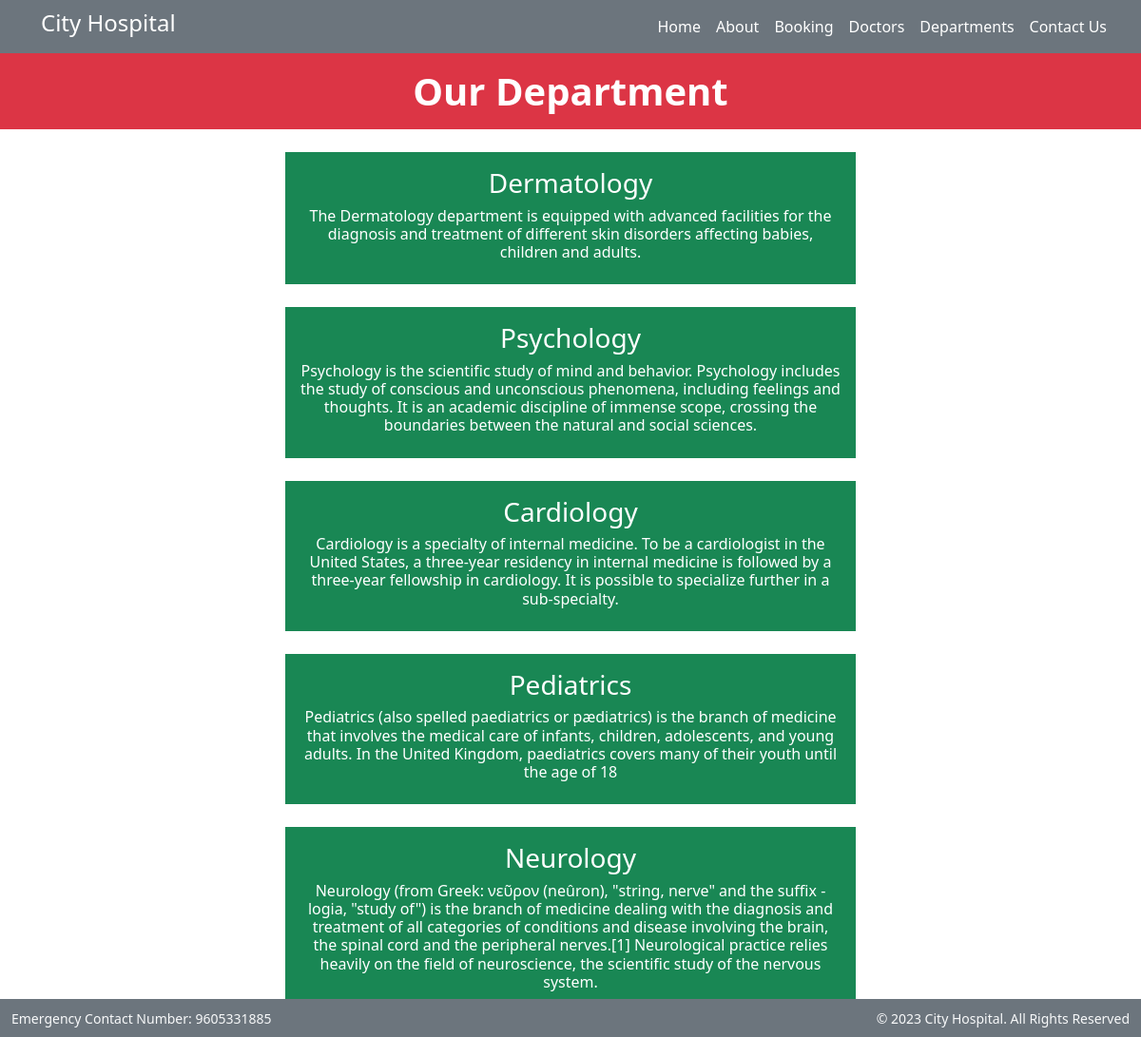
Page /department/ on the committed database.
### hospitalapp/models.py (models this page shows, shortened)
class Department(models.Model):
    Department_name = models.CharField(max_length=250)
    Department_des = models.TextField()

### hospitalapp/views.py (the view)
# urls.py: path('department/',views.department,name='department'),
def department(request):
    dict_dept={
        'dept':Department.objects.all()
    }
    return render(request,'department.html',dict_dept)

### templates/department.html
{% extends 'base.html' %}
{% block content %}
<h1 class="text-center bg-danger text-white p-3"><b>Our Department</b></h1>
{% for i in dept %}
<div class="mx-auto bg-success w-50 text-white p-3 m-4">
    <center>
         <h3>{{i.Department_name}}</h3>
        <h6>{{i.Department_des}}</h6>
    </center>
</div>
{% endfor %}
{% endblock %}

### rows in the picture
Department: Department_name "Dermatology", Department_des "The Dermatology department is equipped with advanced facilities for the diagnosis and treatment of different skin disorders affecting babies, children and adults."
Department: Department_name "Psychology", Department_des "Psychology is the scientific study of mind and behavior. Psychology includes the study of conscious and unconscious phenomena, including feelings and thoughts. It is an academic discipline of immense scope, crossing the boundaries between the natural and social sciences."
Department: Department_name "Cardiology", Department_des "Cardiology is a specialty of internal medicine. To be a cardiologist in the United States, a three-year residency in internal medicine is followed by a three-year fellowship in cardiology. It is possible to specialize further in a sub-specialty."
Department: Department_name "Pediatrics", Department_des "Pediatrics (also spelled paediatrics or pædiatrics) is the branch of medicine that involves the medical care of infants, children, adolescents, and young adults. In the United Kingdom, paediatrics covers many of their youth until the age of 18"
Department: Department_name "Neurology", Department_des "Neurology (from Greek: νεῦρον (neûron), \"string, nerve\" and the suffix -logia, \"study of\") is the branch of medicine dealing with the diagnosis and treatment of all categories of conditions and disease involving the brain, the spinal cord and the peripheral nerves.[1] Neurological practice relies heavily on the field of neuroscience, the scientific study of the nervous system."
